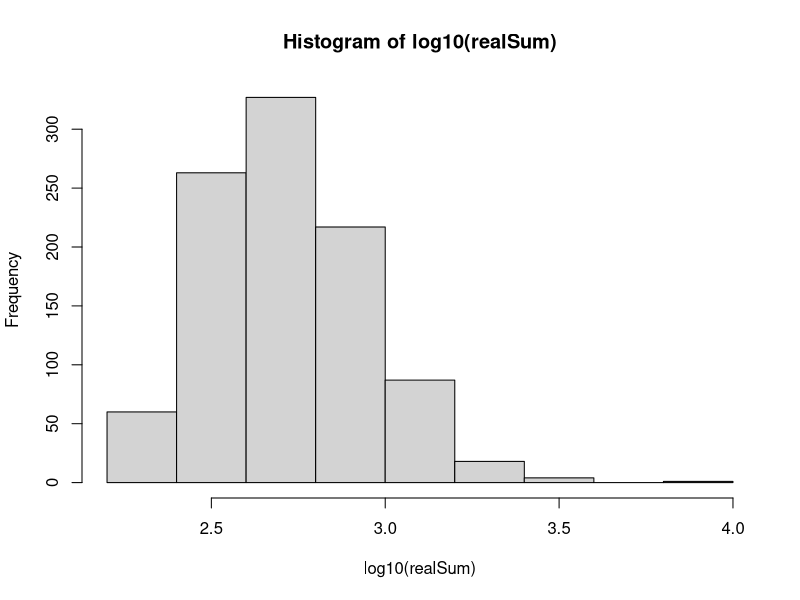
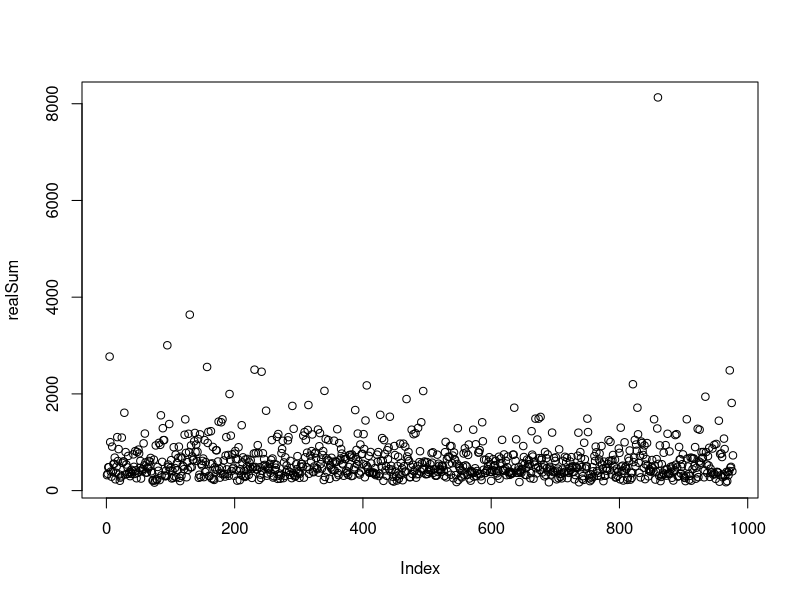
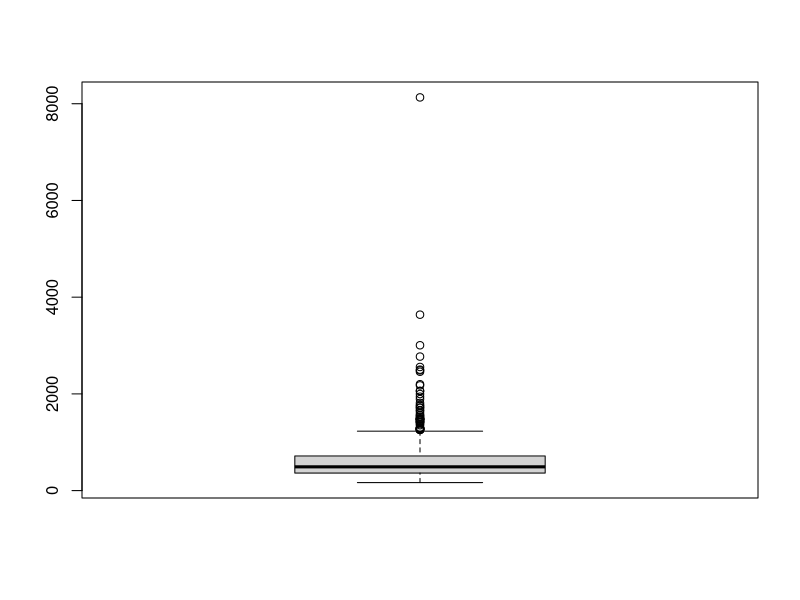
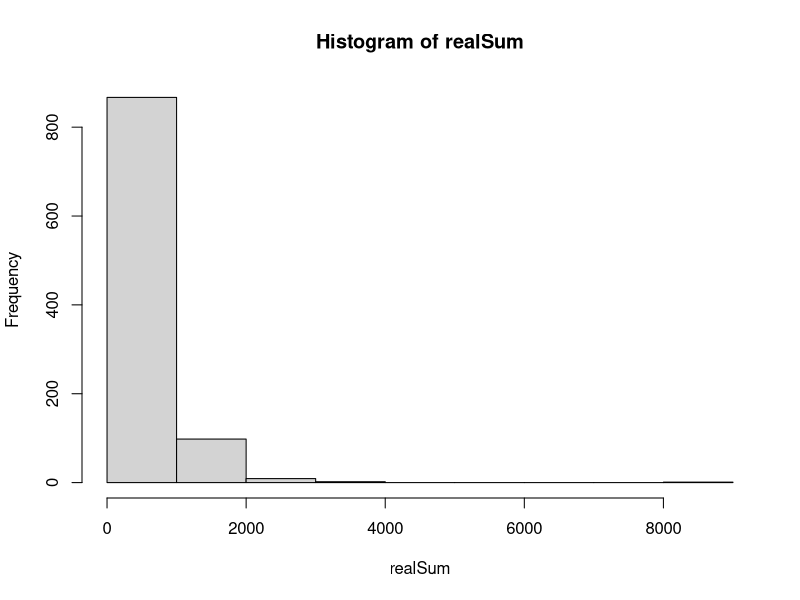
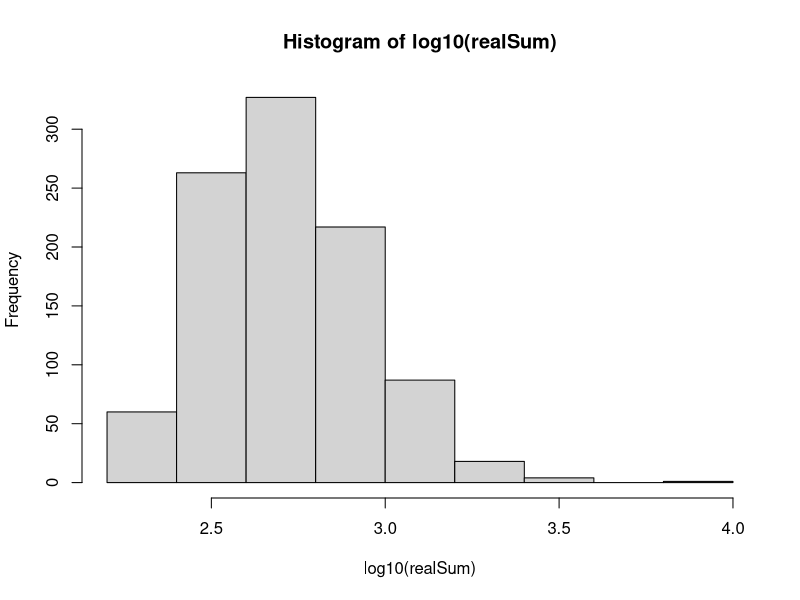
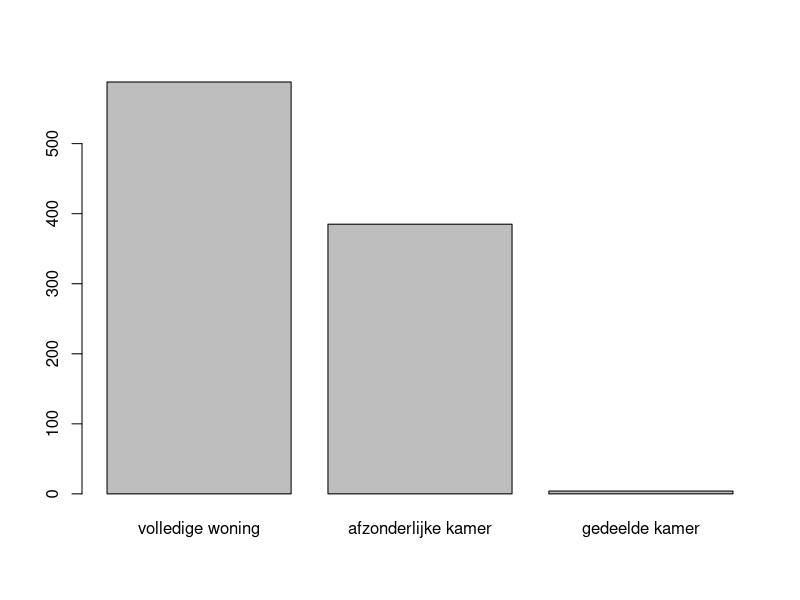
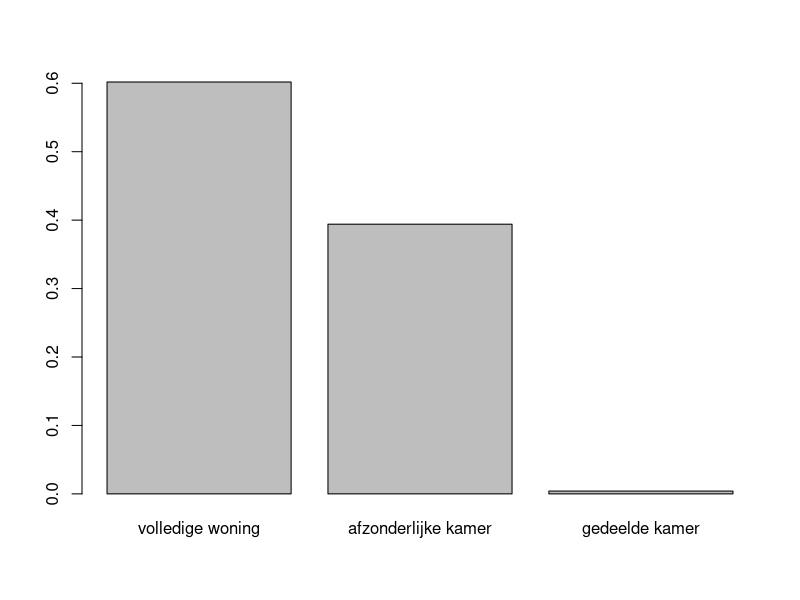
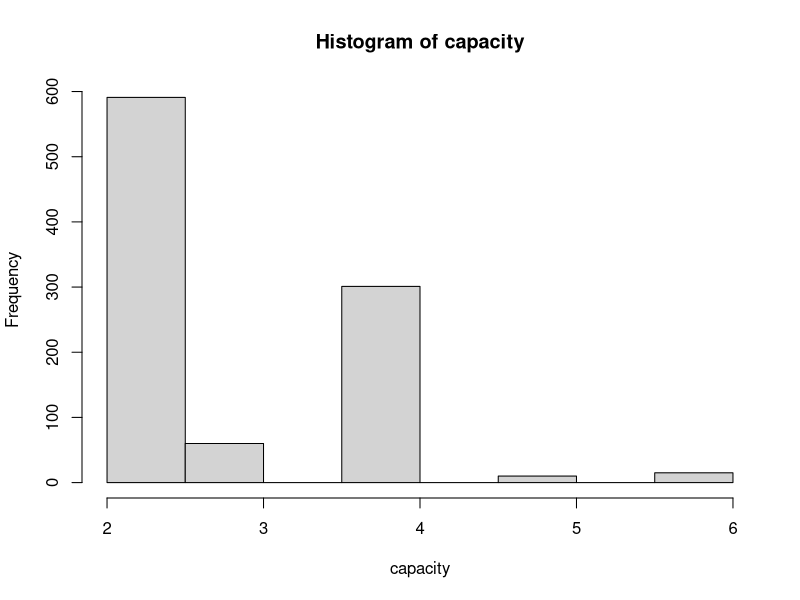

Recreate these plots in R, in order. (Note: this script raises an error after producing the figures.)
### 0) Extra QoL functies ######################################################
clear_envir <- function() {rm(list = ls(.GlobalEnv)[ls(.GlobalEnv) != "airbnb" & ls(.GlobalEnv) != "clear_envir"], envir = .GlobalEnv)}

### 1) Gegevens inlezen en manipuleren #########################################

airbnb <- read.csv2("airbnb.csv", sep="", stringsAsFactors=TRUE)
range_attr  = max(airbnb$attr)-min(airbnb$attr)
range_rest  = max(airbnb$rest)-min(airbnb$rest)
airbnb$attr = 1 + 9*((airbnb$attr - min(airbnb$attr)) / range_attr)
airbnb$rest = 1 + 9*((airbnb$rest - min(airbnb$rest)) / range_rest)
airbnb$lat  = NULL
airbnb$lng  = NULL
airbnb$room = factor(airbnb$room, levels = c(1,2,3), labels = c("volledige woning","afzonderlijke kamer", "gedeelde kamer"))
airbnb$host = factor(airbnb$host, levels = c(0,1,2), labels = c("enige beschikbare woning", "2 tot 4 beschikbare woningen", "meer dan 4 beschikbare woningen"))

clear_envir()
attach(airbnb)


### 2) Gegevens verkennen #####################################################

summary(airbnb)

# 1: realSum
# Kwantitatief, continu (positief)
hist(log10(realSum))
summary(log10(realSum))
mean(realSum)
median(realSum)
sd(realSum)
range(realSum)
plot(realSum) # 1 zeer duidelijke uitschieter
boxplot(realSum)
hist(realSum) # zeer rechtsscheef
hist(log10(realSum)) # iets "normaler" verdeeld

# 2: room 
# Kwalitatief, nominaal
summary(room)
table(room) # zeer weinig gedeelde kamers
table(room)/length(room)
barplot(table(room))
barplot(table(room)/length(room))

# 3: capacity
# Kwantitatief, discreet (positief)
summary(capacity)
table(capacity)
hist(capacity)
table(capacity)/length(capacity)
barplot(table(capacity))
barplot(table(capacity)/length(capacity))

# 4: bedrooms
# Kwantitatief, discreet (positief)
summary(bedrooms)
table(bedrooms)
table(bedrooms)/length(bedrooms)
barplot(table(bedrooms))
barplot(table(bedrooms)/length(bedrooms))

# 5: dist
# Kwantitatief, continu (positief)
hist(dist) # duidelijk rechtsscheef 
hist(log10(dist))  # duidelijk linksscheef
summary(dist)  # er zijn niet meteen uitschieters, behalve na de logtransf is er een lage waarde
range(dist)
range(dist)[2]-range(dist)[1]
cov(realSum, dist)  # sterk omgekeerd evenredig verband; (kleine afstand = hoge prijs)

# 6: metro
# Kwantitatief, continu (positief)
hist(metro) # rechtsscheef met meeste gegevens links (kleine afstand)
hist(log10(metro)) # lijkt een beetje normaal, maar heeft toch een kleine linkerstaart
summary(metro)
range(metro)     
range(metro)[2]-range(metro)[1] # minder spreiding dan dist
cov(realSum, metro) # een kleinere afstand zal een hogere prijs met zich meetrekken, maar minder erg dan bij dist

# 7: attr
# Kwantitatief, continu (tussen 1 en 10)
hist(attr) # zeer rechtsscheef
hist(log10(attr)) # minder rechtsscheef, maar nog steeds niet normaal
summary(attr)
range(attr)
range(attr)[2]- range(attr)[1] # de attr ligt per constructie tussen 1 en 10
cov(realSum, attr) # hoe hoger de attr score, hoe hoger de prijs

# 8: rest
# Kwantitatief, continu (tussen 1 en 10)
hist(rest) # rechtsscheef
hist(log10(rest)) # symmetrisch met zware staarten
summary(rest)
range(rest)
range(rest)[2]- range(rest)[1] # de rest ligt per constructie tussen 1 en 10
cov(realSum, rest) # er is duidelijk een positieve samenhang tussen de prijs en de restaurantscore

# 9: host
# Kwalitatief, ordinaal
# Meeste verblijven hebben een gastheer die maar één woning ter beschikking heeft
table(host)
x = barplot(table(host), main = "Aantal beschikbare woningen van de gastheer\nbij een woning", names.arg = c("1", "2-4", ">4"), col = c("snow2", "snow3", "snow4"), ylim = c(0,max(table(host))*1.15), space = 0)
text(x, table(host)+30, labels = as.character(y))
pie(table(host), main = "Aantal beschikbare woningen van de gastheer\nbij een woning", labels = c("1", "2-4", ">4"))

# 10: cleanliness
# Kwalitatief, ordinaal (tussen 1 en 10)
# REDEN: modale score van 1-10, maar een 9 is niet per-se "properder" dan een 8,
#   maar de huurders hebben dit in het algemeen wel zo ervaren.
#   Dit is dus minder een meetwaarde, maar eerder een categorische veranderlijke
# Zeer linksscheef, meer dan de helft geeft "10"
# Exponentieel verdeeld?
table(cleanliness)
hist(cleanliness, col = c("snow2", "snow3"))

# 11: satistfaction
# Kwantitatief, continu (tussen 1 en 10)
# REDEN: terwijl cleanliness kwalitatief zou zijn, lijkt satisfaction mij toch
#   eerder een "gemeten waarde." Het lijkt mij hier een afgeronde continue
#   waarde, die inderdaad "meet" hoe satisfied een huurder is.
# Opnieuw zeer linksscheef
# Exponentieel verdeeld?
hist(satisfaction, breaks = 1:10, col = c("snow2", "snow3"))
hist(airbnb[satisfaction>=7,11], breaks = seq(7, 10, 0.2), col = c("snow2", "snow3"), main = "Histogram van de satisfaction scores tussen 7 en 10")
table(floor(satisfaction))
sd(realSum, capacity, bedrooms, dist, metro, attr, rest, cleanliness)
sd(realSum)
sd(capacity)
sd(bedrooms)
sd(dist)
sd(metro)
sd(attr)
sd(rest)
sd(cleanliness)
range(cleanliness)[2]-range(cleanliness)[1]


### 3) Inferentiele statistiek #################################################

# Vergelijking gemiddelde kost tussen 2023 en 2019
t.test(x= realSum, mu = 620) #cls geldig voor n = 977

# Particuliere versus Professionele aanbieders
part= as.numeric(table(host))[1]
npart = as.numeric(table(host))[2] + as.numeric(table(host))[3]
chisq.test(x= c(part, npart ))
n = length(host[host=='enige beschikbare woning'])
w = length(host[host!= 'enige beschikbare woning'])
m = length(host)
p0 = (n*(n/m)+ w*(w/m))/(n+w)
pnorm( q = ((n/m)-0.5)/sqrt((1/4)/m), lower.tail= FALSE)
pnorm((n/m - w/m)/sqrt(p0*(1-p0)*(1/n + 1/w)), lower.tail = FALSE)

## Test Poisson verdeling op beschikbare slaapkamers
# Methode zoals op p.293-295
lambda_hat  <- mean(bedrooms)  # Schatting lambda

frequencies <- as.numeric(table(bedrooms))
categories  <- as.numeric(names(table(bedrooms)))
expected    <- dpois(categories, lambda=lambda_hat) * sum(frequencies)

estimated_value_count <- 1
degrees_of_freedom <- length(categories) - estimated_value_count - 1  # p.294

# chi-kwadraat statistiek met als verwachte kansen die voor een poisson
# verdeling met geschatte lambda == gemiddelde waarde
chisq_bedrooms  <- sum((frequencies - expected)^2/expected)
pvalue_bedrooms <- pchisq(q  = chisq_bedrooms,
                          df = degrees_of_freedom,
                          lower.tail = FALSE)
print("p-waarde: poisson verdeling bedrooms"); print(pvalue_bedrooms)
# RESULTAAT: p-waarde erg klein, aan zekerheid grenzend NIET poisson verdeeld


#controleren of de bedrooms poisson verdeeld zijn of niet: Mijn conclusie; ZEKER NIET

lambda = mean(bedrooms)
dpois(0:4, lambda)*length(bedrooms)

nul = length(bedrooms[bedrooms == 0])
een = length(bedrooms[bedrooms == 1])
twee = length(bedrooms[bedrooms == 2])
drie = length(bedrooms[bedrooms == 3])
vier = length(bedrooms[bedrooms == 4 ]) + length(bedrooms[bedrooms == 5])
#cochranregel nu wel voldaan



chisq.test( c(nul, een , twee, drie, vier), p = dpois(0:4, lambda), rescale.p = TRUE )
#977 observaties==> chisq verwerpt zeer snel


plot((0:4), c(nul, een , twee, drie, vier))
plot((0:4), dpois(0:4, lambda))

x1 = (nul-977*dpois(0, lambda))**2/(977*dpois(0, lambda))
x2 = (een - 977*dpois(1, lambda))**2/(977*dpois(1, lambda))
x3 = (twee - 977*dpois(2, lambda))**2/(977*dpois(2, lambda))
x4 = (drie - 977*dpois(3, lambda))**2/(977*dpois(3, lambda))
x5 = (vier - 977*dpois(4, lambda))**2/(977*dpois(4, lambda))
sum(c(x1,x2,x3,x4,x5))

pchisq(429.509, 3 , lower.tail = FALSE)

chisq.test(c(nul, een , twee, drie, vier), p = dpois(0:4, lambda), rescale.p = TRUE)
chisq.test(c(nul, een , twee, drie, vier), p = dpois(0:4, lambda), rescale.p = TRUE)$residuals


### 3.3.2 Gemiddelde kost

## 1)
# realSum met capacity 2 testen waarbij cleanliness == 10 of niet
length(na.omit(realSum[capacity==2 & cleanliness==10]))
length(na.omit(realSum[capacity==2 & cleanliness!=10]))
# ==> CLS is voldaan
shapiro.test(realSum[capacity==2 & cleanliness==10])
shapiro.test(realSum[capacity==2 & cleanliness!=10])
# ==> allebei met aan z.g.w. niet normaal verdeeld
t.test(realSum[capacity==2 & cleanliness==10],
       realSum[capacity==2 & cleanliness!=10],
       var.equal = FALSE)
# Er blijkt een randgeval te zijn, geen conclusie.

## 2)
# realSum met capacity 2 testen waarbij host == "enige beschikbare woning" of niet
length(na.omit(realSum[capacity==2 & host=="enige beschikbare woning"]))
length(na.omit(realSum[capacity==2 & host!="enige beschikbare woning"]))
# ==> CLS voldaan
shapiro.test(realSum[capacity==2 & host=="enige beschikbare woning"])
shapiro.test(realSum[capacity==2 & host!="enige beschikbare woning"])
# ==> allebei met aan z.g.w. niet normaal verdeeld
t.test(realSum[capacity==2 & host=="enige beschikbare woning"],
       realSum[capacity==2 & host!="enige beschikbare woning"],
       var.equal = FALSE)
# Op basis van de steekproef blijkt dat er een lichte aanwijzing is dat er een
# verschil in kost zou zijn.

## 3)
# realSum met capacity 2 testen waarbij room == "volledige woning" of niet
length(na.omit(realSum[capacity==2 & room=='volledige woning']))
length(na.omit(realSum[capacity==2 & room!='volledige woning']))
# ==> CLS is voldaan
shapiro.test(realSum[capacity==2 & room=='volledige woning'])
shapiro.test(realSum[capacity==2 & room!='volledige woning'])
# ==> allebei met aan z.g.w. niet normaal verdeeld
t.test(realSum[capacity==2 & room=='volledige woning'],
       realSum[capacity==2 & room!='volledige woning'],
       var.equal = FALSE)
# Er is met aan z.g.w. een verschil in de kosten.


### 3.3.3 associatie met de verschillende veranderlijken

###normaliteit nagaan

shapiro.test(realSum)

cor.test(realSum, dist, method = c("spearman"), exact = FALSE) #waarschijnlijk afhankelijk
cor.test(realSum, metro, method = c("spearman"), exact = FALSE) #waarschijnlijk afhankelijk
cor.test(realSum, attr, method = c("spearman"), exact = FALSE)#waarschijnlijk afhankelijk
cor.test(realSum, rest, method = c("spearman"), exact = FALSE)#waarschijnlijk afhankelijk
cor.test(realSum, satisfaction, method = c("spearman"), exact = FALSE) #waarschijnlijk afhankelijk

n = 977
R = cor(realSum, metro, method='spearman')
2*pt(abs(R*(sqrt(n-2))/sqrt(1-R^2)), 975, lower.tail = F)


som = cut(realSum, breaks = quantile(realSum, probs= seq(0,1,1/4)), labels = c("laag", "middel-laag", "middel-hoog", "hoog"))
proper = cut(cleanliness, breaks = c(0, 7.5,8.5,9.5, 10.5), labels = c("2-7","8","9","10"))
p = table(som, proper)
chisq.test(p)
chisq.test(p)$expected
#capacity = cut(capacity, breaks = )
cap = cut(capacity, breaks = c(0,2.5, 3.5, 4.5, 6.5 ), labels = c('Jos','Dirk', 'Anja', 'André'))
p = table(som, cap)
chisq.test(p)$expected
chisq.test(p)

bed = cut(bedrooms, breaks = c(-0.5, 0.5, 1.5, 2.5, 6), labels = c('geef','da', 'deftige', 'namen'))
p = table(som, bed)
chisq.test(p)$expected
chisq.test(p)

slagroom = cut(as.numeric(room),  breaks = c(0.5, 1.5,3.5 ), labels = c('volledige woning', 'kamer'))
p = table(som, slagroom)
chisq.test(p)$expected
chisq.test(p)

p = table(som, host)
chisq.test(p)$expected
chisq.test(p)


#3.3.4 Verklaren van de opbrengsten
simpelmodel1 = lm(realSum~attr); simpelmodel1
par(mfrow = c(2,2))
plot(simpelmodel1)
par(mfrow = c(1,1))
summary(simpelmodel1)

simpelmodel2 = lm(log10(realSum)~log10(attr)); simpelmodel2
par(mfrow = c(2,2))
plot(simpelmodel2)
par(mfrow = c(1,1))
summary(simpelmodel2)

y_hat = simpelmodel1$fitted.values
x_i = simpelmodel1$model[ ,2]
y_i = simpelmodel1$model[ ,1]

y_hat2 = simpelmodel2$fitted.values
x_i2 = simpelmodel2$model[ ,2]
y_i2 = simpelmodel2$model[ ,1]

par(mfrow = c(1,2))
betrouwb = predict( simpelmodel1, interval = "confidence" , level = 0.95)
predictie = predict( simpelmodel1, interval = "prediction" , level = 0.95)
plot ( realSum ~ attr)
abline( simpelmodel1 , col = "red")
lines(sort(x_i), betrouwb[order(x_i) ,2] , col = "blue")
lines(sort(x_i), betrouwb[order(x_i) ,3] , col = "blue")
lines(sort(x_i), predictie[order(x_i) ,2] , col = "green")
lines(sort(x_i), predictie[order(x_i) ,3] , col = "green")

betrouwb2 = predict( simpelmodel2, interval = "confidence" , level = 0.95)
predictie2 = predict( simpelmodel2, interval = "prediction" , level = 0.95)
plot( log10(realSum) ~ log10(attr))
abline( simpelmodel2 , col = "red")
lines(sort(x_i2), betrouwb2[order(x_i2) ,2] , col = "blue")
lines(sort(x_i2), betrouwb2[order(x_i2) ,3] , col = "blue")
lines(sort(x_i2), predictie2[order(x_i2) ,2] , col = "green")
lines(sort(x_i2), predictie2[order(x_i2) ,3] , col = "green")
par(mfrow = c(1,1))

model = lm(realSum~satisfaction+rest+attr+metro+dist)
summary(model)
model = update(model ,.~. -rest )
summary(model)
model = update(model ,.~. -metro )
summary(model)

par(mfrow = c(2,2))
plot(model)
par(mfrow = c(1,1))


logmodel = lm(log10(realSum)~satisfaction+rest+attr+metro+dist)
summary(logmodel)
logmodel = update(logmodel ,.~. -rest )
summary(logmodel)

par(mfrow = c(2,2))
plot(logmodel)
par(mfrow = c(1,1))

logattrmodel = lm(realSum~satisfaction+log10(attr)+dist)
summary(logattrmodel)
logattrmodel = update(model ,.~. -dist )
summary(logattrmodel)#dit model verwerpen door een te lage adj R squared

logrestmodel = lm(realSum~satisfaction+log10(rest)+attr+dist)
summary(logrestmodel) #rest is zelf significant

onsmodel = lm(log10(realSum)~satisfaction+log10(attr)+dist)
summary(onsmodel)

par(mfrow = c(2,2))
plot(onsmodel)
par(mfrow = c(1,1))

onsmodelzonderoutliers = lm(log10(realSum)~satisfaction+log10(attr)+dist, data = airbnb[-c(860),])
summary(onsmodelzonderoutliers)

par(mfrow = c(2,2))
plot(onsmodelzonderoutliers)
par(mfrow = c(1,1))#outlier heeft weinig effect

onsmodel = lm(log10(realSum)~satisfaction+log10(attr)+dist)
summary(onsmodel)

dommy = room == "volledige woning"
table(dommy)
onsmodel = update(onsmodel, .~.*dommy)
summary(onsmodel)
onsmodel = update(onsmodel, .~.-satisfaction:dommy)
summary(onsmodel)#dit model is goed
